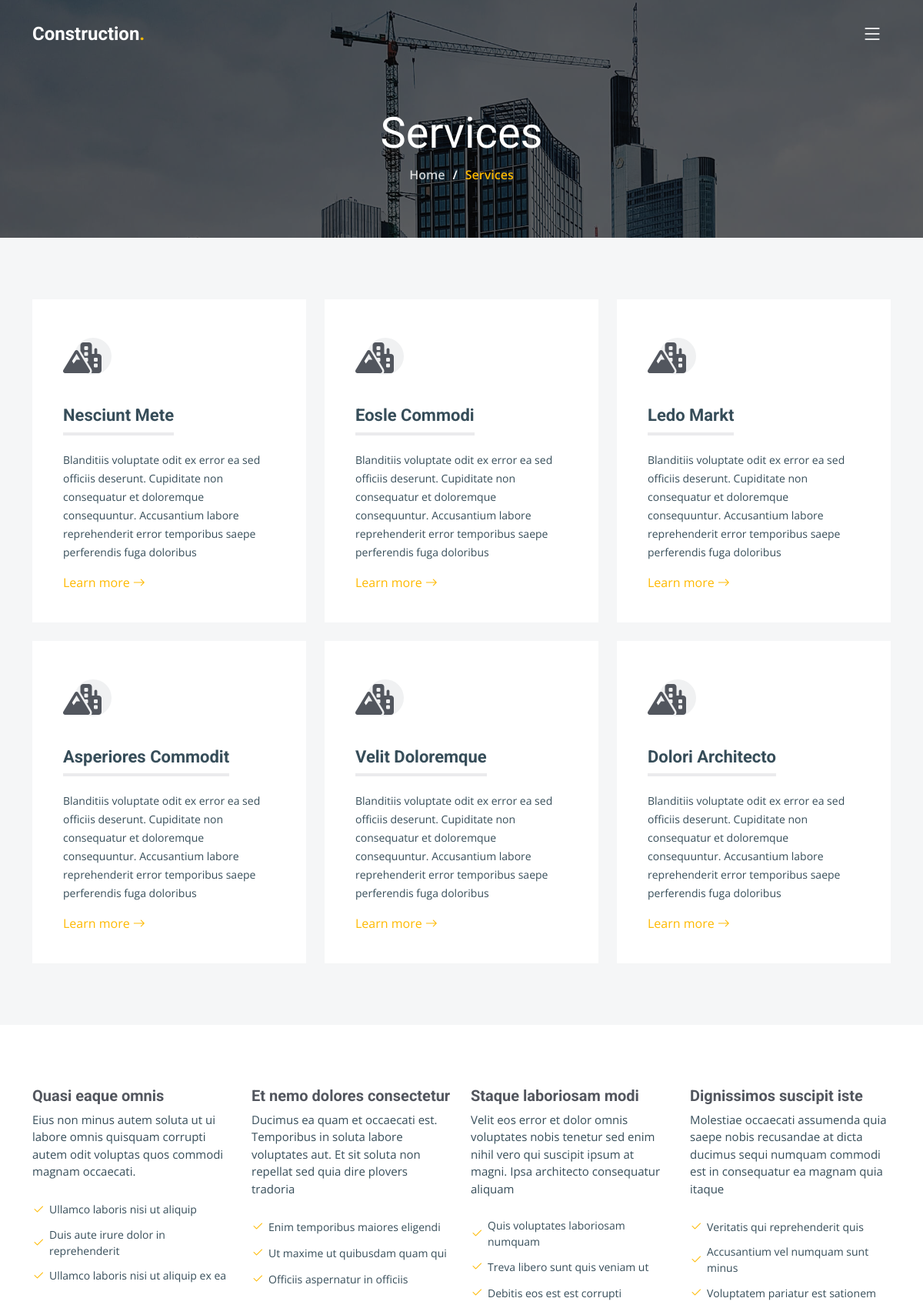
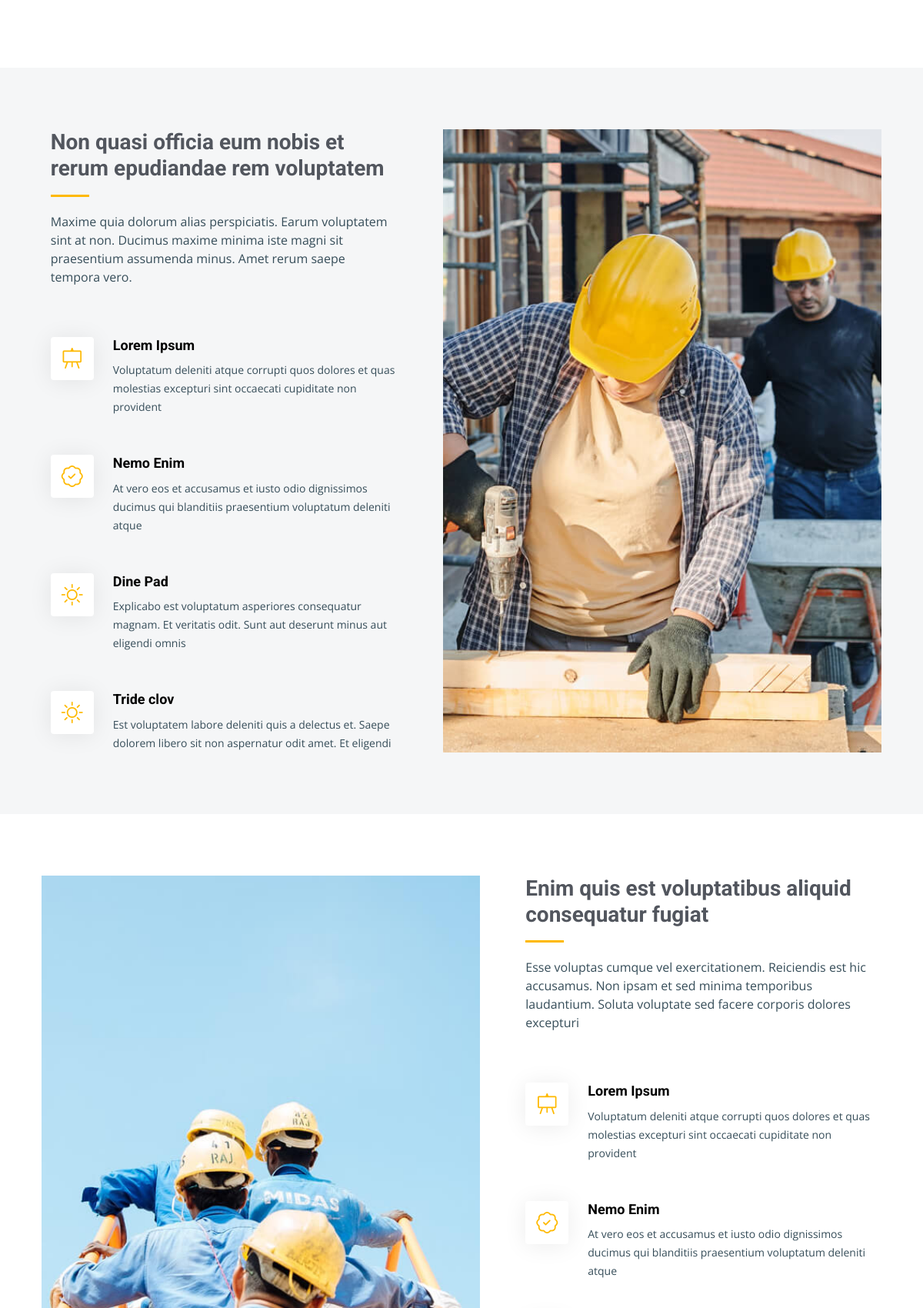
Page /services/ (upper part) on the committed database (2 pictures, top to bottom).
### mainApp/models.py (models this page shows, shortened)
class Service(models.Model):
    title = models.CharField(max_length=800)
    icon = models.ImageField(upload_to='services')
    details = RichTextField()

### mainApp/views.py (the view)
# urls.py: path('services/', services, name='services'),
def services(request):
    services = Service.objects.all()
    testimonial = Testimonial.objects.all()
    if request.method == 'POST':
        email = request.POST.get('email')
        us = NewsLetter(email=email)
        us.save()
        return redirect('services')
    context = {
        'services': services,
        'testimonials': testimonial,
    }
    return render(request, 'services.html', context)

### mainApp/templates/services.html (shortened to what this page needs)
{% extends 'include/base.html' %}
{% load static %}
{% block content %}
  <main id="main">
    <div class="breadcrumbs d-flex align-items-center" style="background-image: url('{% static 'img/breadcrumbs-bg.jpg' %}');">
      <div class="container position-relative d-flex flex-column align-items-center" data-aos="fade">
        <h2>Services</h2>
        <ol>
          <li><a href="{% url 'home' %}">Home</a></li>
          <li>Services</li>
        </ol>
      </div>
    </div>
    <section id="services" class="services section-bg">
      <div class="container" data-aos="fade-up">
        <div class="row gy-4">
          {% for x in services %}
          <div class="col-lg-4 col-md-6" data-aos="fade-up" data-aos-delay="100">
            <div class="service-item  position-relative">
              <div class="icon">
                <i class="fa-solid fa-mountain-city"></i>
              </div>
              <h3>{{x.title}}</h3>
              <p>{{x.details|safe|slice:":201"}}</p>
              <a href="{% url 'service-details' x.pk %}" class="readmore stretched-link">Learn more <i class="bi bi-arrow-right"></i></a>
            </div>
          </div>
          {% endfor %}
        </div>
      </div>
    </section>
    <section id="services-cards" class="services-cards">
      <div class="container" data-aos="fade-up">
        <div class="row gy-4">
          <div class="col-lg-3 col-md-6" data-aos="zoom-in" data-aos-delay="100">
            <h3>Quasi eaque omnis</h3>
            <p>Eius non minus autem soluta ut ui labore omnis quisquam corrupti autem odit voluptas quos commodi magnam occaecati.</p>
            <ul class="list-unstyled">
              <li><i class="bi bi-check2"></i> <span>Ullamco laboris nisi ut aliquip</span></li>
              <li><i class="bi bi-check2"></i> <span>Duis aute irure dolor in reprehenderit</span></li>
              <li><i class="bi bi-check2"></i> <span>Ullamco laboris nisi ut aliquip ex ea</span></li>
            </ul>
          </div>
          <div class="col-lg-3 col-md-6" data-aos="zoom-in" data-aos-delay="200">
            <h3>Et nemo dolores consectetur</h3>
            <p>Ducimus ea quam et occaecati est. Temporibus in soluta labore voluptates aut. Et sit soluta non repellat sed quia dire plovers tradoria</p>
            <ul class="list-unstyled">
              <li><i class="bi bi-check2"></i> <span>Enim temporibus maiores eligendi</span></li>
              <li><i class="bi bi-check2"></i> <span>Ut maxime ut quibusdam quam qui</span></li>
              <li><i class="bi bi-check2"></i> <span>Officiis aspernatur in officiis</span></li>
            </ul>
          </div>
          <div class="col-lg-3 col-md-6" data-aos="zoom-in" data-aos-delay="300">
            <h3>Staque laboriosam modi</h3>
            <p>Velit eos error et dolor omnis voluptates nobis tenetur sed enim nihil vero qui suscipit ipsum at magni. Ipsa architecto consequatur aliquam</p>
            <ul class="list-unstyled">
              <li><i class="bi bi-check2"></i> <span>Quis voluptates laboriosam numquam</span></li>
              <li><i class="bi bi-check2"></i> <span>Treva libero sunt quis veniam ut</span></li>
              <li><i class="bi bi-check2"></i> <span>Debitis eos est est corrupti</span></li>
            </ul>
          </div>
          <div class="col-lg-3 col-md-6" data-aos="zoom-in" data-aos-delay="400">
            <h3>Dignissimos suscipit iste</h3>
            <p>Molestiae occaecati assumenda quia saepe nobis recusandae at dicta ducimus sequi numquam commodi est in consequatur ea magnam quia itaque</p>
            <ul class="list-unstyled">
              <li><i class="bi bi-check2"></i> <span>Veritatis qui reprehenderit quis</span></li>
              <li><i class="bi bi-check2"></i> <span>Accusantium vel numquam sunt minus</span></li>
              <li><i class="bi bi-check2"></i> <span>Voluptatem pariatur est sationem</span></li>
            </ul>
          </div>
        </div>
      </div>
    </section>
    <section id="alt-services-2" class="alt-services section-bg">
      <div class="container" data-aos="fade-up">
        <div class="row justify-content-around gy-4">
          <div class="col-lg-5 d-flex flex-column justify-content-center">
            <h3>Non quasi officia eum nobis et rerum epudiandae rem voluptatem</h3>
            <p>Maxime quia dolorum alias perspiciatis. Earum voluptatem sint at non. Ducimus maxime minima iste magni sit praesentium assumenda minus. Amet rerum saepe tempora vero.</p>
            <div class="icon-box d-flex position-relative" data-aos="fade-up" data-aos-delay="100">
              <i class="bi bi-easel flex-shrink-0"></i>
              <div>
                <h4><a href="" class="stretched-link">Lorem Ipsum</a></h4>
                <p>Voluptatum deleniti atque corrupti quos dolores et quas molestias excepturi sint occaecati cupiditate non provident</p>
              </div>
            </div>
            <div class="icon-box d-flex position-relative" data-aos="fade-up" data-aos-delay="200">
              <i class="bi bi-patch-check flex-shrink-0"></i>
              <div>
                <h4><a href="" class="stretched-link">Nemo Enim</a></h4>
                <p>At vero eos et accusamus et iusto odio dignissimos ducimus qui blanditiis praesentium voluptatum deleniti atque</p>
              </div>
            </div>
            <div class="icon-box d-flex position-relative" data-aos="fade-up" data-aos-delay="300">
              <i class="bi bi-brightness-high flex-shrink-0"></i>
              <div>
                <h4><a href="" class="stretched-link">Dine Pad</a></h4>
                <p>Explicabo est voluptatum asperiores consequatur magnam. Et veritatis odit. Sunt aut deserunt minus aut eligendi omnis</p>
              </div>
            </div>
            <div class="icon-box d-flex position-relative" data-aos="fade-up" data-aos-delay="400">
              <i class="bi bi-brightness-high flex-shrink-0"></i>
              <div>
                <h4><a href="" class="stretched-link">Tride clov</a></h4>
                <p>Est voluptatem labore deleniti quis a delectus et. Saepe dolorem libero sit non aspernatur odit amet. Et eligendi</p>
              </div>
            </div>
          </div>
          <div class="col-lg-6 img-bg" style="background-image: url({% static 'img/alt-services-2.jpg' %});" data-aos="zoom-in" data-aos-delay="100"></div>
        </div>
      </div>
    </section>
    <section id="alt-services" class="alt-services">
      <div class="container" data-aos="fade-up">
        <div class="row justify-content-around gy-4">
          <div class="col-lg-6 img-bg" style="background-image: url({% static 'img/alt-services.jpg' %});" data-aos="zoom-in" data-aos-delay="100"></div>
          <div class="col-lg-5 d-flex flex-column justify-content-center">
            <h3>Enim quis est voluptatibus aliquid consequatur fugiat</h3>
            <p>Esse voluptas cumque vel exercitationem. Reiciendis est hic accusamus. Non ipsam et sed minima temporibus laudantium. Soluta voluptate sed facere corporis dolores excepturi</p>
            <div class="icon-box d-flex position-relative" data-aos="fade-up" data-aos-delay="100">
              <i class="bi bi-easel flex-shrink-0"></i>
              <div>
                <h4><a href="" class="stretched-link">Lorem Ipsum</a></h4>
                <p>Voluptatum deleniti atque corrupti quos dolores et quas molestias excepturi sint occaecati cupiditate non provident</p>
              </div>
            </div>
            <div class="icon-box d-flex position-relative" data-aos="fade-up" data-aos-delay="200">
              <i class="bi bi-patch-check flex-shrink-0"></i>
              <div>
                <h4><a href="" class="stretched-link">Nemo Enim</a></h4>
                <p>At vero eos et accusamus et iusto odio dignissimos ducimus qui blanditiis praesentium voluptatum deleniti atque</p>
              </div>
            </div>
          </div>
        </div>
      </div>
    </section>
  </main>
{% endblock content %}

### mainApp/static/css/main.css (style rules this page uses)
:root { --font-default: "Open Sans", system-ui, -apple-system, "Segoe UI", Roboto, "Helvetica Neue", Arial, "Noto Sans", "Liberation Sans", sans-serif, "Apple Color Emoji", "Segoe UI Emoji", "Segoe UI Symbol", "Noto Color Emoji"; --font-primary: "Roboto", sans-serif; --font-secondary: "Work Sans", sans-serif; }
:root { --color-default: #364d59; --color-primary: #feb900; --color-secondary: #52565e; }
:root { scroll-behavior: smooth; }
body { font-family: var(--font-default); color: var(--color-default); overflow-x: hidden; }
a { color: var(--color-primary); text-decoration: none; }
h1, h2, h3, h4, h5, h6 { font-family: var(--font-primary); }
section { padding: 80px 0; overflow: hidden; }
.section-bg { background-color: #f5f6f7; }
.breadcrumbs { padding: 140px 0 60px 0; min-height: 30vh; position: relative; background-size: cover; background-position: center; background-repeat: no-repeat; }
.breadcrumbs:before { content: ""; background-color: rgba(0, 0, 0, 0.6); position: absolute; inset: 0; }
.breadcrumbs h2 { font-size: 56px; font-weight: 500; color: #fff; font-family: var(--font-secondary); }
.breadcrumbs ol { display: flex; flex-wrap: wrap; list-style: none; padding: 0 0 10px 0; margin: 0; font-size: 16px; font-weight: 600; color: var(--color-primary); }
.breadcrumbs ol a { color: rgba(255, 255, 255, 0.8); transition: 0.3s; }
.breadcrumbs ol li+li { padding-left: 10px; }
.breadcrumbs ol li+li::before { display: inline-block; padding-right: 10px; color: #fff; content: "/"; }
.services .service-item { padding: 40px; background: #fff; height: 100%; }
.services .service-item .icon { width: 48px; height: 48px; position: relative; margin-bottom: 50px; }
.services .service-item .icon i { color: var(--color-secondary); font-size: 40px; transition: ease-in-out 0.3s; z-index: 2; position: relative; line-height: 1.8; }
.services .service-item .icon:before { position: absolute; content: ""; height: 100%; width: 100%; background: #f0f1f2; border-radius: 50px; z-index: 1; top: 10px; right: -15px; transition: 0.3s; }
.services .service-item h3 { color: var(--color-default); font-weight: 700; margin: 0 0 20px 0; padding-bottom: 8px; font-size: 22px; position: relative; display: inline-block; border-bottom: 4px solid #ebebed; transition: 0.3s; }
.services .service-item p { line-height: 24px; font-size: 14px; margin-bottom: 0; }
.services .service-item .readmore { margin-top: 15px; display: inline-block; color: var(--color-primary); }
.alt-services .img-bg { background-size: cover; background-position: center center; min-height: 400px; }
.alt-services h3 { font-size: 28px; font-weight: 700; color: var(--color-secondary); margin-bottom: 20px; padding-bottom: 20px; position: relative; }
.alt-services h3:after { content: ""; position: absolute; display: block; width: 50px; height: 3px; background: var(--color-primary); left: 0; bottom: 0; }
.alt-services .icon-box { margin-top: 50px; }
.alt-services .icon-box i { display: flex; align-items: center; justify-content: center; color: var(--color-primary); margin-right: 25px; font-size: 28px; width: 56px; height: 56px; border-radius: 4px; line-height: 0; box-shadow: 0px 2px 30px rgba(0, 0, 0, 0.08); background-color: #fff; transition: 0.3s; }
.alt-services .icon-box h4 { font-weight: 700; margin-bottom: 10px; font-size: 18px; }
.alt-services .icon-box h4 a { color: #000; transition: 0.3s; }
.alt-services .icon-box p { line-height: 24px; font-size: 14px; margin-bottom: 0; }
.services-cards h3 { font-size: 20px; font-weight: 700; color: var(--color-secondary); }
.services-cards p { font-size: 15px; }
.services-cards ul li { display: flex; align-items: center; font-size: 14px; padding-top: 10px; }
.services-cards ul li i { font-size: 16px; color: var(--color-primary); margin-right: 6px; }

### rows in the picture
Service: title "Nesciunt Mete", details "Blanditiis voluptate odit ex error ea sed officiis deserunt. Cupiditate non consequatur et doloremque consequuntur. Accusantium labore reprehenderit error temporibus saepe perferendis fuga doloribus"
Service: title "Eosle Commodi", details "Blanditiis voluptate odit ex error ea sed officiis deserunt. Cupiditate non consequatur et doloremque consequuntur. Accusantium labore reprehenderit error temporibus saepe perferendis fuga doloribus"
Service: title "Ledo Markt", details "Blanditiis voluptate odit ex error ea sed officiis deserunt. Cupiditate non consequatur et doloremque consequuntur. Accusantium labore reprehenderit error temporibus saepe perferendis fuga doloribus"
Service: title "Asperiores Commodit", details "Blanditiis voluptate odit ex error ea sed officiis deserunt. Cupiditate non consequatur et doloremque consequuntur. Accusantium labore reprehenderit error temporibus saepe perferendis fuga doloribus"
Service: title "Velit Doloremque", details "Blanditiis voluptate odit ex error ea sed officiis deserunt. Cupiditate non consequatur et doloremque consequuntur. Accusantium labore reprehenderit error temporibus saepe perferendis fuga doloribus"
Service: title "Dolori Architecto", details "Blanditiis voluptate odit ex error ea sed officiis deserunt. Cupiditate non consequatur et doloremque consequuntur. Accusantium labore reprehenderit error temporibus saepe perferendis fuga doloribus"
